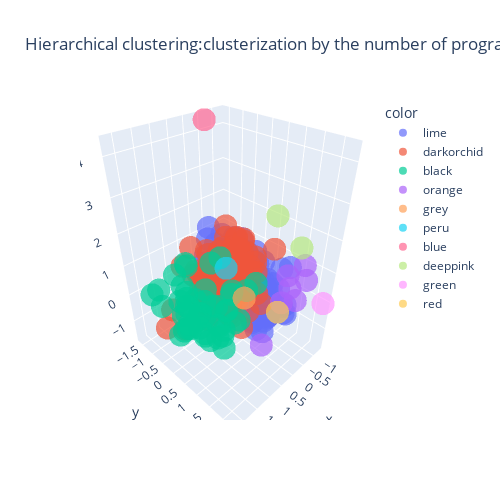

Notebook code for this chart:
### Code cell
#clusterization by the number of programs
hier_cluster3_3 = AgglomerativeClustering(n_clusters=n_program, affinity='euclidean', linkage='ward')  
hier_cluster3_3_labels=hier_cluster3_3.fit_predict(tf_idf_matrix_scaled)

fig = plt.figure()
draw_vectors3d(tf_idf_matrix_pca3[:,0],tf_idf_matrix_pca3[:,1],
                   tf_idf_matrix_pca3[:,2],get_colour(hier_cluster3_3_labels),
                   opacity=0.7, width=500, height=500,
                   algorithm='Hierarchical clustering:clusterization by the number of programs')
